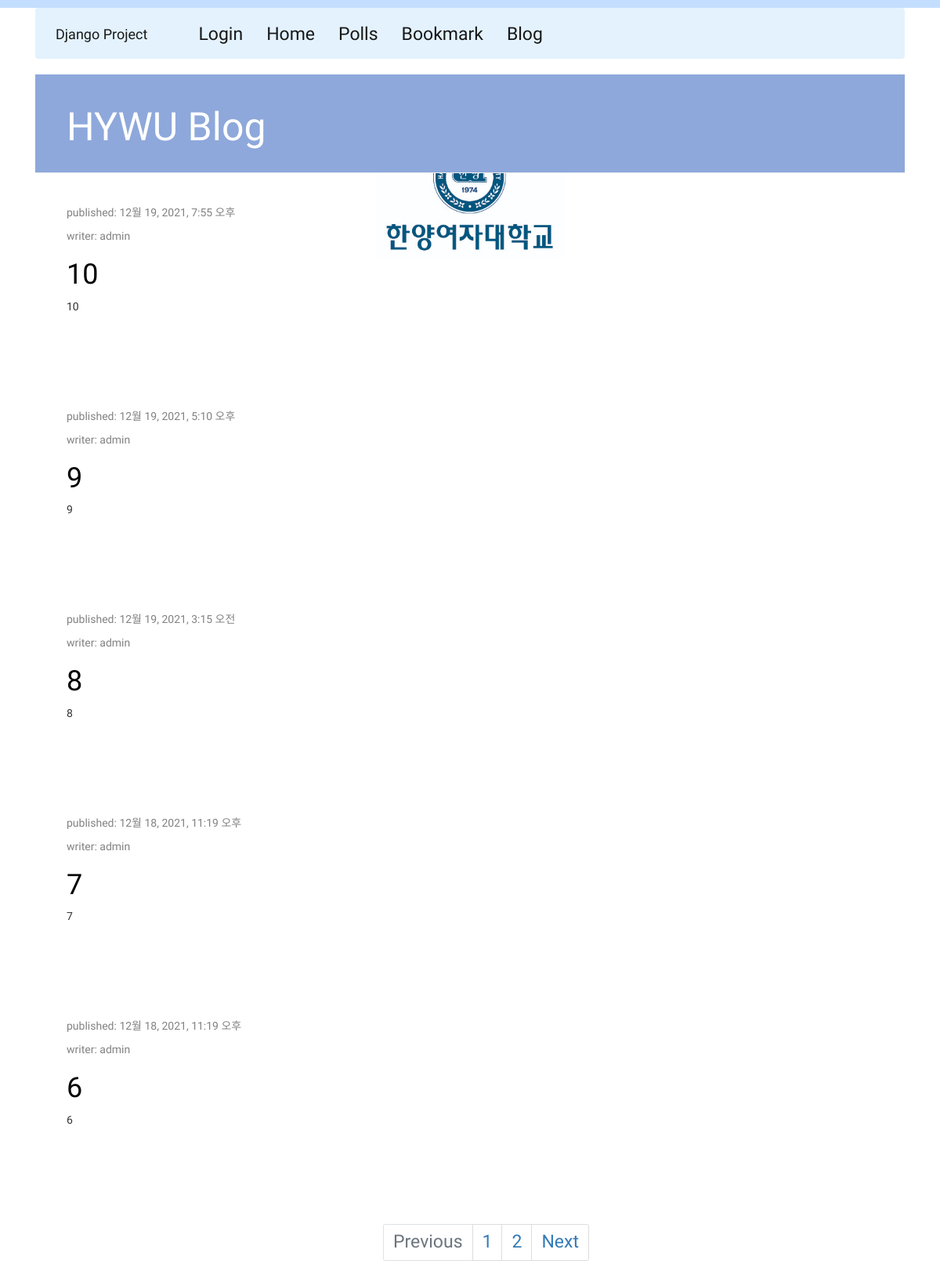
Screenshot of /blog/ with the database file from the repository.
### blog/models.py (models this page shows, shortened)
class Post(models.Model):
    author = models.ForeignKey(settings.AUTH_USER_MODEL, on_delete=models.CASCADE)
    title = models.CharField(max_length=200)
    text = models.TextField()
    create_date = models.DateTimeField(default=timezone.now)
    published_date = models.DateTimeField(blank=True, null=True)

### blog/views.py (the view)
# urls.py: path('', views.post_list, name='post_list'),
def post_list(request):
    page = request.GET.get('page', '1')  # 페이지
    posts = Post.objects.order_by('-create_date') # 최신 순으로 변경
    paginator = Paginator(posts, 5)  # 페이지당 5개씩 보여주기
    page_obj = paginator.get_page(page)
    context = {'posts': page_obj}
    return render(request, 'blog/post_list.html', context)

### blog/templates/blog/post_list.html (shortened to what this page needs)
{% extends 'base.html' %}
{% block content %}
    {% load static %}
    <link rel="stylesheet" href="//maxcdn.bootstrapcdn.com/bootstrap/3.2.0/css/bootstrap.min.css">
    <link rel="stylesheet" href="//maxcdn.bootstrapcdn.com/bootstrap/3.2.0/css/bootstrap-theme.min.css">
    <link rel="stylesheet" href="{% static 'blog/style.css' %}">
    <div class="page-header">
        <h1><a href="{% url 'blog:post_list' %}">HYWU Blog</a></h1>
    </div>
    {% for post in posts %}
    <div class="post">
        <div class="date">
            <p>published: {{post.published_date}}</p>
            <p>writer: {{post.author.username}}</p>
        </div>
        <h1><a href="{% url 'blog:post_detail' pk=post.pk %}">{{post.title}}</a></h1>
        <p>{{post.text|linebreaksbr}}</p>
    </div>
    {% endfor %}
    <ul class="pagination justify-content-center">
        {% if posts.has_previous %}
        <li class="page-item">
            <a class="page-link" href="?page={{ posts.previous_page_number }}">Previous</a>
        </li>
        {% else %}
        <li class="page-item disabled">
            <a class="page-link" href="#" tabindex="-1">Previous</a>
        </li>
        {% endif %}
        {% for page_number in posts.paginator.page_range %}
            {% if page_number == posts.number %}
            <li class="page-item" aria-current="page">
                <a class="page-link" href="?page={{ page_number }}">{{ page_number }}</a>
            </li>
            {% else %}
            <li class="page-item">
                <a class="page-link" href="?page={{ page_number }}">{{ page_number }}</a>
            </li>
            {% endif %}
        {% endfor %}
        {% if posts.has_next %}
        <li class="page-item">
            <a class="page-link" href="?page={{ posts.next_page_number }}">Next</a>
        </li>
        {% else %}
        <li class="page-item disabled">
            <a class="page-link" href="#" >Next</a>
        </li>
        {% endif %}
    </ul>
{% endblock %}

### blog/static/blog/style.css (style rules this page uses)
body { background: white url("images/background.jpg") no-repeat; background-position: center; background-size: 20%; height: 500px; border-top: 10px solid #C4DEFF; font-family: 'Jua', sans-serif; }
li a { font-size: 23px; color: #8EA8DB; }
a { margin-top: 3px; }
h1 a { color: #FCA205; }
.page-header { background-color: #8EA8DB; margin-top: 0; padding: 20px 20px 20px 40px; }
.page-header h1, .page-header h1 a, .page-header h1 a:visited, .page-header h1 a:active { color: #ffffff; font-size: 50px; text-decoration: none; }
.post { margin-bottom: 70px; padding: 20px 20px 20px 40px; }
.date { color: #828282; }
.post h1 a, .post h1 a:visited { color: #000000; }
.pagination { margin-bottom: 50px; margin-left: 40%; }

### rows the page displays
Post: published_date "12월 19, 2021, 7:55 오후", author.username "admin", title "10", text "10"
Post: published_date "12월 19, 2021, 5:10 오후", author.username "admin", title "9", text "9"
Post: published_date "12월 19, 2021, 3:15 오전", author.username "admin", title "8", text "8"
Post: published_date "12월 18, 2021, 11:19 오후", author.username "admin", title "7", text "7"
Post: published_date "12월 18, 2021, 11:19 오후", author.username "admin", title "6", text "6"

### other values shown
{{ page_number }} "1"
{{ page_number }} "2"
